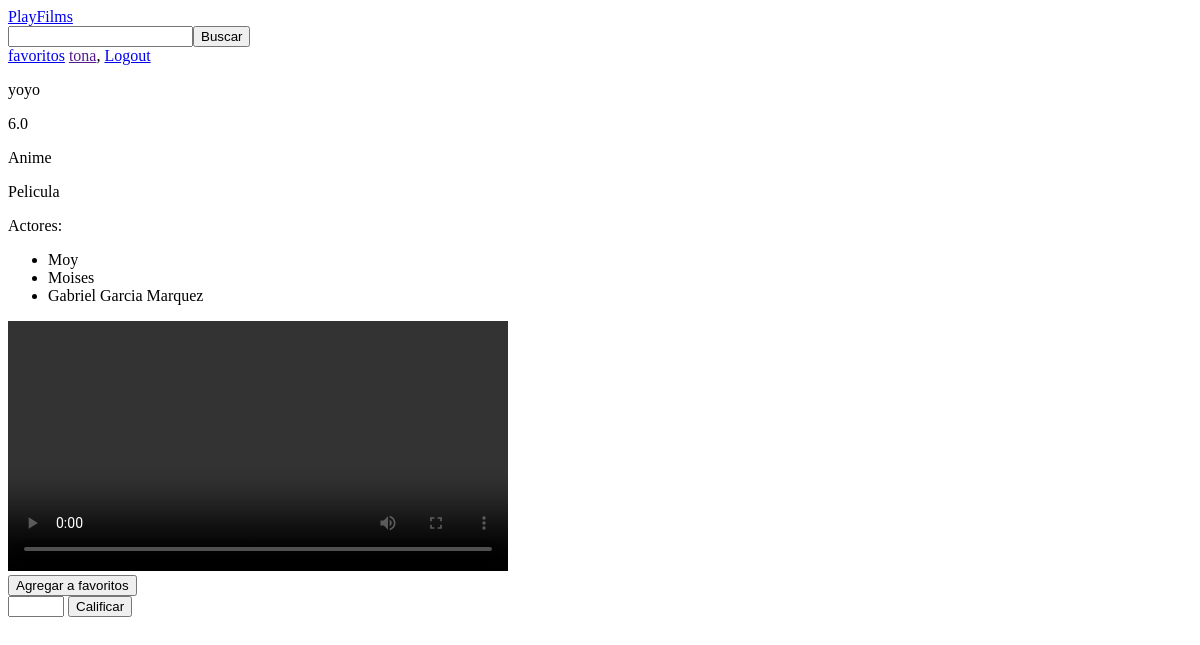
The page /catalogo/pelicula/2/ (signed in) on the database as committed earlier.
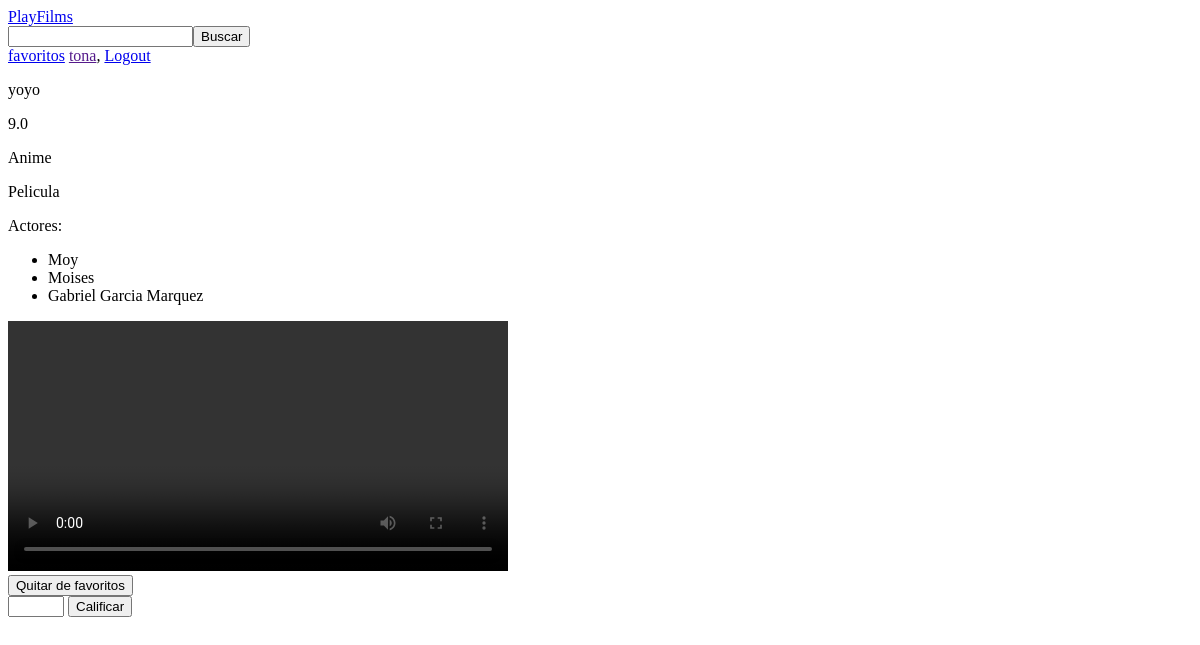
The same page on the database as committed later.
### catalogue/models.py (models this page shows, shortened)
class Content(models.Model):
    type_of_content_choices = (
        (1, "Pelicula"),
        (2, "Serie")
    )
    title = models.CharField(max_length=100)
    content_file = models.FileField(upload_to='content', blank=True)
    score = models.FloatField(default=5)
    actors = models.ManyToManyField(Actor, blank=True)
    type_of_content = models.IntegerField(choices=type_of_content_choices)
    category = models.ForeignKey(Category)
    cover = models.ImageField(upload_to='covers', blank=True)
    class Meta():
        ordering = ['title', 'score']
    def player(self):
        return """
        <video controls width="200">
          <source src="%s" type="video/mp4">
        Your browser does not support the video element.
        </video>""" % self.content_file.url
    player.allow_tags = True

class Category(models.Model):
    name = models.CharField(max_length=100)
    def __str__(self):
        return self.name

### catalogue/views.py (the view)
# urls.py: url(r'^pelicula/(?P<pk>[0-9]+)/$', views.film_detail, name='pelicula'),
@login_required(login_url='/user/login/')
def film_detail(request, pk):
    film = Content.objects.get(pk=pk)
    data = cargar_info_usuario(request)
    temp_user = request.user.userprofile
    if History.objects.filter(user_profile=temp_user, content=film, is_favorite=True).exists():
        data['fav_submit'] = 'Quitar de favoritos'
    else:
        data['fav_submit'] = 'Agregar a favoritos'
    return render(request, 'pelicula.html', {'film': film, 'data': data})

### catalogue/views.py (called while the page is built)
def cargar_info_usuario(request):
    is_auth = False
    username = None
    if request.user.is_authenticated():
        is_auth = True
        username = request.user.username
    data = {
        'is_auth': is_auth,
        'username': username,
    }
    return data

### templates/pelicula.html (shortened to what this page needs)
{% extends 'base.html' %}
{% block content %}
    <p>{{ film.title }}</p>
    <p id="puntaje">{{ film.score }}</p>
    <p>{{ film.category }}</p>
    <p>{{ film.get_type_of_content_display }}</p>
    <p>Actores: </p>
    <ul>
        {% for actor in film.actors.all %}
            <li>{{ actor.name }} {{ actor.role }}</li>
        {% endfor %}
    </ul>
    <video controls width="500">
        <source src="{{ film.content_file.url }}" type="video/mp4">
    </video>
    <form action="{% url 'catalogue:agregar' %}" method="GET" id="favorito">
        <input type="submit" id="submit-favorito" value="{{ data.fav_submit }}">
    </form>
    <form action="{% url 'catalogue:puntuar' %}" method="GET" id="puntuar">
        <input type="number" min="0" max="10" id="calificacion" required>
        <input type="submit" value="Calificar">
    </form>
{% endblock %}

Rows that differ between the two databases and show on the page:
changed Content "yoyo": score "6.0" → "9.0"
Other text that changed with them:
form field fav_submit: "Agregar a favoritos" → "Quitar de favoritos"
